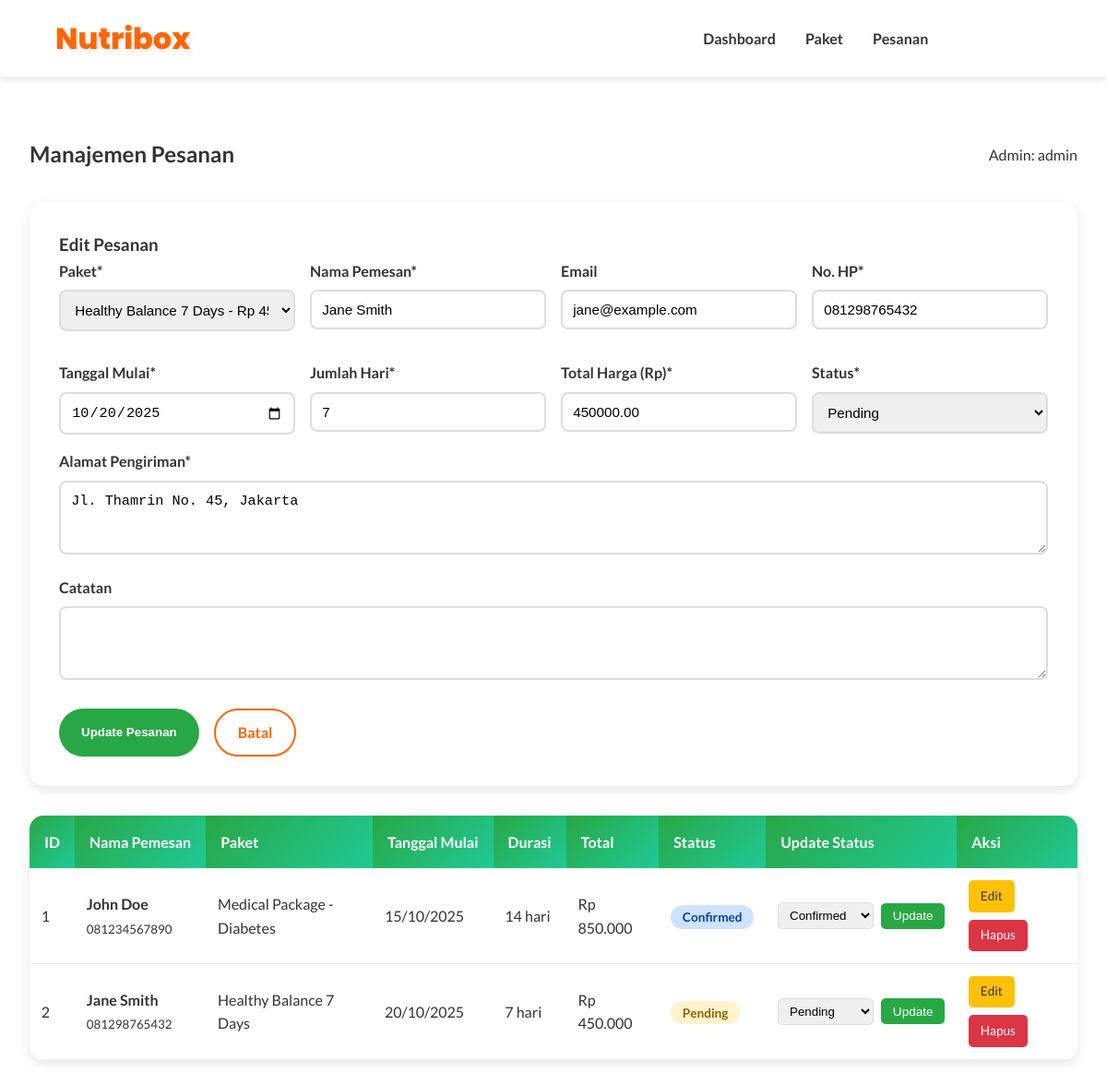
/manage_pesanan.php?edit=2 (signed in), run on the app's committed database.
### tables this page shows
CREATE TABLE pesanan (
    id INT(11) PRIMARY KEY AUTO_INCREMENT,
    user_id INT(11),
    paket_id INT(11),
    nama_pemesan VARCHAR(100) NOT NULL,
    email VARCHAR(100),
    phone VARCHAR(20) NOT NULL,
    alamat TEXT NOT NULL,
    tanggal_mulai DATE NOT NULL,
    jumlah_hari INT(11) NOT NULL,
    total_harga DECIMAL(10,2) NOT NULL,
    status ENUM('pending', 'confirmed', 'processing', 'delivered', 'cancelled') DEFAULT 'pending',
    catatan TEXT,
    created_at TIMESTAMP DEFAULT CURRENT_TIMESTAMP,
    updated_at TIMESTAMP DEFAULT CURRENT_TIMESTAMP ON UPDATE CURRENT_TIMESTAMP,
    FOREIGN KEY (user_id) REFERENCES users(id) ON DELETE SET NULL,
    FOREIGN KEY (paket_id) REFERENCES paket_catering(id) ON DELETE SET NULL
);

CREATE TABLE paket_catering (
    id INT(11) PRIMARY KEY AUTO_INCREMENT,
    nama_paket VARCHAR(100) NOT NULL,
    kategori ENUM('medical', 'weight', 'healthy', 'kids') NOT NULL,
    deskripsi TEXT,
    harga DECIMAL(10,2) NOT NULL,
    durasi INT(11) DEFAULT 7 COMMENT 'Durasi dalam hari',
    kalori INT(11),
    status ENUM('active', 'inactive') DEFAULT 'active',
    gambar VARCHAR(255),
    created_at TIMESTAMP DEFAULT CURRENT_TIMESTAMP,
    updated_at TIMESTAMP DEFAULT CURRENT_TIMESTAMP ON UPDATE CURRENT_TIMESTAMP
);

### manage_pesanan.php (the view, shortened to what this page needs)
<?php
require_once 'koneksi.php';
$username = $_SESSION['username'];
$edit_data = null;
if (isset($_GET['edit'])) {
    $id = (int)$_GET['edit'];
    $result = mysqli_query($conn, "SELECT * FROM pesanan WHERE id = $id");
    $edit_data = mysqli_fetch_assoc($result);
}
$pesanan_query = "SELECT p.*, pc.nama_paket, pc.kategori
                  FROM pesanan p
                  LEFT JOIN paket_catering pc ON p.paket_id = pc.id
                  ORDER BY p.created_at DESC";
$pesanan_list = mysqli_query($conn, $pesanan_query);
$paket_options = mysqli_query($conn, "SELECT id, nama_paket, harga FROM paket_catering WHERE status = 'active'");
?>
<!DOCTYPE html>
<html lang="id">
<head>
    <link rel="stylesheet" href="style.css">
</head>
<body>
    <header>
        <div class="container">
            <h1>Nutribox</h1>
            <nav>
                <ul>
                    <li><a href="dashboard.php">Dashboard</a></li>
                    <li><a href="manage_paket.php">Paket</a></li>
                    <li><a href="manage_pesanan.php">Pesanan</a></li>
                    <li><a href="logout.php" class="btn-logout">Logout</a></li>
                </ul>
            </nav>
        </div>
    </header>
    <div class="crud-container">
        <div class="crud-header">
            <h2>Manajemen Pesanan</h2>
            <span>Admin: <?php echo htmlspecialchars($username); ?></span>
        </div>
        <div class="form-container">
            <h3><?php echo $edit_data ? 'Edit Pesanan' : 'Tambah Pesanan Baru'; ?></h3>
            <form method="POST" action="">
                <div class="form-grid">
                    <div class="form-group">
                        <label>Paket*</label>
                        <select name="paket_id" required>
                            <?php
                            mysqli_data_seek($paket_options, 0);
                            while ($paket = mysqli_fetch_assoc($paket_options)):
                            ?>
                                <option value="<?php echo $paket['id']; ?>"
                                    <?php echo ($edit_data['paket_id'] ?? '') == $paket['id'] ? 'selected' : ''; ?>>
                                    <?php echo htmlspecialchars($paket['nama_paket']); ?> - Rp <?php echo number_format($paket['harga'], 0, ',', '.'); ?>
                                </option>
                            <?php endwhile; ?>
                        </select>
                    </div>
                    <div class="form-group">
                        <label>Nama Pemesan*</label>
                        <input type="text" name="nama_pemesan" value="<?php echo $edit_data['nama_pemesan'] ?? ''; ?>" required>
                    </div>
                    <div class="form-group">
                        <label>Email</label>
                        <input type="email" name="email" value="<?php echo $edit_data['email'] ?? ''; ?>">
                    </div>
                    <div class="form-group">
                        <label>No. HP*</label>
                        <input type="text" name="phone" value="<?php echo $edit_data['phone'] ?? ''; ?>" required>
                    </div>
                    <div class="form-group">
                        <label>Tanggal Mulai*</label>
                        <input type="date" name="tanggal_mulai" value="<?php echo $edit_data['tanggal_mulai'] ?? date('Y-m-d'); ?>" required>
                    </div>
                    <div class="form-group">
                        <label>Jumlah Hari*</label>
                        <input type="number" name="jumlah_hari" value="<?php echo $edit_data['jumlah_hari'] ?? 7; ?>" min="1" required>
                    </div>
                    <div class="form-group">
                        <label>Total Harga (Rp)*</label>
                        <input type="number" name="total_harga" value="<?php echo $edit_data['total_harga'] ?? ''; ?>" step="1000" required>
                    </div>
                    <div class="form-group">
                        <label>Status*</label>
                        <select name="status" required>
                            <option value="pending" <?php echo ($edit_data['status'] ?? 'pending') == 'pending' ? 'selected' : ''; ?>>Pending</option>
                        </select>
                    </div>
                </div>
                <div class="form-group">
                    <label>Alamat Pengiriman*</label>
                    <textarea name="alamat" required><?php echo $edit_data['alamat'] ?? ''; ?></textarea>
                </div>
                <div class="form-group">
                    <label>Catatan</label>
                    <textarea name="catatan"><?php echo $edit_data['catatan'] ?? ''; ?></textarea>
                </div>
                <div style="display: flex; gap: 1rem; margin-top: 1.5rem;">
                    <button type="submit" class="btn btn-primary">
                        <?php echo $edit_data ? 'Update Pesanan' : 'Tambah Pesanan'; ?>
                    </button>
                    <?php if ($edit_data): ?>
                        <a href="manage_pesanan.php" class="btn btn-outline">Batal</a>
                    <?php endif; ?>
                </div>
            </form>
        </div>
        <div class="table-container">
            <table>
                <thead>
                    <tr>
                        <th>ID</th>
                        <th>Nama Pemesan</th>
                        <th>Paket</th>
                        <th>Tanggal Mulai</th>
                        <th>Durasi</th>
                        <th>Total</th>
                        <th>Status</th>
                        <th>Update Status</th>
                        <th>Aksi</th>
                    </tr>
                </thead>
                <tbody>
                    <?php while ($row = mysqli_fetch_assoc($pesanan_list)): ?>
                    <tr>
                        <td><?php echo $row['id']; ?></td>
                        <td>
                            <strong><?php echo htmlspecialchars($row['nama_pemesan']); ?></strong><br>
                            <small><?php echo htmlspecialchars($row['phone']); ?></small>
                        </td>
                        <td><?php echo htmlspecialchars($row['nama_paket'] ?? 'N/A'); ?></td>
                        <td><?php echo date('d/m/Y', strtotime($row['tanggal_mulai'])); ?></td>
                        <td><?php echo $row['jumlah_hari']; ?> hari</td>
                        <td>Rp <?php echo number_format($row['total_harga'], 0, ',', '.'); ?></td>
                        <td>
                            <span class="badge badge-<?php echo $row['status']; ?>">
                                <?php echo ucfirst($row['status']); ?>
                            </span>
                        </td>
                        <td>
                            <form method="POST" class="status-form">
                                <select name="status">
                                    <option value="pending" <?php echo $row['status'] == 'pending' ? 'selected' : ''; ?>>Pending</option>
                                    <option value="confirmed" <?php echo $row['status'] == 'confirmed' ? 'selected' : ''; ?>>Confirmed</option>
                                </select>
                                <button type="submit" name="update_status" class="btn-small btn-primary">Update</button>
                            </form>
                        </td>
                        <td>
                            <div class="action-buttons">
                                <a href="?edit=<?php echo $row['id']; ?>" class="btn-small btn-edit">Edit</a>
                                <a href="?delete=<?php echo $row['id']; ?>"
                                   class="btn-small btn-delete"
                                   onclick="return confirm('Yakin ingin menghapus pesanan ini?')">Hapus</a>
                            </div>
                        </td>
                    </tr>
                    <?php endwhile; ?>
                </tbody>
            </table>
        </div>
    </div>
</body>
</html>

### style.css (style rules this page uses)
* { margin: 0; padding: 0; box-sizing: border-box; }
body { font-family: 'Lato', sans-serif; line-height: 1.6; color: #333; }
.container { width: 90%; max-width: 1200px; margin: auto; }
.btn { display: inline-block; padding: 0.7rem 1.5rem; border-radius: 50px; font-weight: 600; transition: 0.3s ease; text-decoration: none; cursor: pointer; border: none; }
.btn-primary { background: #28a745; color: #fff; }
.btn-outline { border: 2px solid #ff6600; color: #ff6600; background: transparent; }
header { background: #fff; border-bottom: 1px solid #eee; padding: 1rem 0; position: sticky; top: 0; z-index: 100; box-shadow: 0 2px 10px rgba(0,0,0,0.1); }
header .container { display: flex; justify-content: space-between; align-items: center; }
header h1 { font-family: 'Poppins', sans-serif; font-weight: 800; font-size: 2rem; color: #ff6600; text-shadow: 2px 2px 4px rgba(0,0,0,0.1); }
nav ul { list-style: none; display: flex; gap: 2rem; }
nav a { color: #333; font-weight: 600; text-decoration: none; position: relative; transition: all 0.3s ease; padding: 0.5rem 0; }
nav a::after { content: ""; position: absolute; left: 0; bottom: -4px; width: 0; height: 3px; background: linear-gradient(45deg, #ff6600, #ff8c42); border-radius: 2px; transition: width 0.3s ease; }
.form-group { margin-bottom: 1.5rem; }
.form-group label { display: block; margin-bottom: 0.5rem; color: #333; font-weight: 600; }
.form-group input { width: 100%; padding: 0.8rem; border: 2px solid #ddd; border-radius: 10px; font-size: 1rem; transition: all 0.3s ease; outline: none; }
.btn-logout { background: rgba(255,255,255,0.2); color: white; padding: 0.6rem 1.5rem; border: 2px solid white; border-radius: 25px; text-decoration: none; font-weight: 600; transition: all 0.3s ease; }

### manage_pesanan.php (style rules this page uses)
.crud-container { max-width: 1400px; margin: 2rem auto; padding: 2rem; }
.crud-header { display: flex; justify-content: space-between; align-items: center; margin-bottom: 2rem; }
.form-container { background: white; padding: 2rem; border-radius: 15px; box-shadow: 0 4px 12px rgba(0,0,0,0.1); margin-bottom: 2rem; }
.form-grid { display: grid; grid-template-columns: repeat(auto-fit, minmax(250px, 1fr)); gap: 1rem; }
.form-group { margin-bottom: 1rem; }
.form-group label { display: block; margin-bottom: 0.5rem; font-weight: 600; color: #333; }
.form-group input, .form-group select, .form-group textarea { width: 100%; padding: 0.7rem; border: 2px solid #ddd; border-radius: 8px; font-size: 0.95rem; }
.form-group textarea { min-height: 80px; resize: vertical; }
.table-container { background: white; border-radius: 15px; box-shadow: 0 4px 12px rgba(0,0,0,0.1); overflow-x: auto; }
table { width: 100%; border-collapse: collapse; min-width: 1000px; }
th { background: linear-gradient(135deg, #28a745, #20c997); color: white; padding: 1rem; text-align: left; font-weight: 600; white-space: nowrap; }
td { padding: 0.8rem; border-bottom: 1px solid #eee; }
.action-buttons { display: flex; gap: 0.5rem; flex-wrap: wrap; }
.btn-small { padding: 0.4rem 0.8rem; font-size: 0.85rem; border-radius: 5px; text-decoration: none; display: inline-block; border: none; cursor: pointer; }
.btn-edit { background: #ffc107; color: #333; }
.btn-delete { background: #dc3545; color: white; }
.badge { padding: 0.3rem 0.8rem; border-radius: 20px; font-size: 0.85rem; font-weight: 600; white-space: nowrap; }
.badge-pending { background: #fff3cd; color: #856404; }
.badge-confirmed { background: #cfe2ff; color: #084298; }
.status-form { display: flex; gap: 0.5rem; align-items: center; }
.status-form select { padding: 0.3rem 0.5rem; border: 1px solid #ddd; border-radius: 5px; }

### data on the page
pesanan: paket_id "Healthy Balance 7 Days - Rp 450.000", nama_pemesan "Jane Smith", email "jane@example.com", phone "081298765432", tanggal_mulai "10/20/2025", jumlah_hari "7", total_harga "450000.00", status "Pending", alamat "Jl. Thamrin No. 45, Jakarta", id "2", paket.nama_paket "Healthy Balance 7 Days", tanggal_mulai "20/10/2025", total_harga "450.000"
pesanan: id "1", nama_pemesan "John Doe", phone "081234567890", paket.nama_paket "Medical Package - Diabetes", tanggal_mulai "15/10/2025", jumlah_hari "14", total_harga "850.000", status "Confirmed"

### other printed values
$username "admin"
